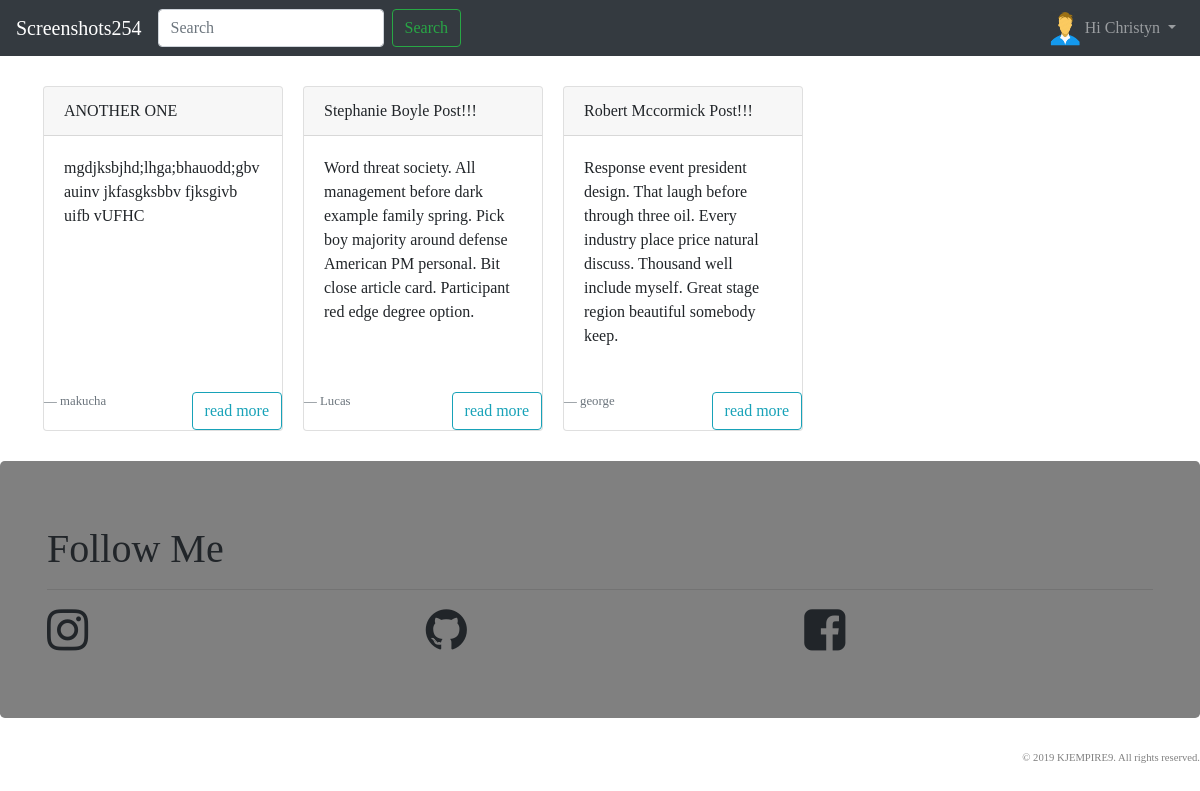
The page /favourites/ (signed in) on the database its author committed.
### blogger/models.py (models this page shows, shortened)
class Post(models.Model):
    objects = models.Manager()      #Our default Manager
    published = PublishedManager()  #Our Custom Model Manager
    STATUS_CHOICES = (
        ('draft','Draft'),
        ('published','Published'),
    )
    title               =       models.CharField(max_length=100)
    slug                =       models.SlugField(max_length=120)
    author              =       models.ForeignKey(User, related_name='blog_posts',on_delete=models.CASCADE)
    body                =       models.TextField()
    likes               =       models.ManyToManyField(User, related_name='likes', blank=True)
    created             =       models.DateTimeField(auto_now_add=True)
    updated             =       models.DateTimeField(auto_now=True)
    status              =       models.CharField(max_length=10, choices=STATUS_CHOICES, default='draft')
    restrict_comment    =       models.BooleanField(default=False)
    favourite           =       models.ManyToManyField(User, related_name='favourite', blank=True)
    class Meta:
        ordering = ['-id']
    def get_absolute_url(self):
        return reverse("blogger:detail", args=[self.id, self.slug])

### blogger/views.py (the view)
# urls.py: path('favourites/', views.post_favourite_list, name="post_favourite_list"),
def post_favourite_list(request):
    user = request.user
    favourite_posts = user.favourite.all()
    context = {
        'favourite_posts': favourite_posts,
    }
    return render(request, 'blogger/favourite_list.html', context)

### blogger/templates/blogger/favourite_list.html (shortened to what this page needs)
{% extends 'blogger/base.html'%}
{% block content %}
<div class="row">
  {% for p in favourite_posts %}
  <div class="card" style="width: 15rem;">
    <div class="card-header grey">
      {{p.title}}
    </div>
    <div class="card-body">
      <p class="card-text">{{p.body}}</p>
    </div>
    <br>
    <footer class="blockquote-footer">{{p.author}}
      <a href="{{p.get_absolute_url}}" class="btn btn-outline-info float-right">read more</a>
    </footer>
  </div>
{% empty %}
    <div class="container-fluid">
      <h3>NO POSTS HAVE BEEN FAVOURITED</h3>
    </div>
  {% endfor %}
</div>
</div>
{% endblock %}

### blogger/templates/blogger/navbar.html (shortened to what this page needs)
<nav class="navbar navbar-expand-lg navbar-dark bg-dark">
<a class="navbar-brand" href="{% url 'blogger:index' %}">Screenshots254</a>
<div class="collapse navbar-collapse" id="navbarSupportedContent">
  <ul class="navbar-nav mr-auto float-right">
    <form class="form-inline my-2 my-lg-0" action='{% url 'blogger:index' %}'>
      <input class="form-control mr-sm-2" type="search" placeholder="Search" aria-label="Search" name='q'>
      <button class="btn btn-outline-success my-2 my-sm-0" type="submit">Search</button>
    </form>
  </ul>
  <ul class="navbar-nav">
    {% if request.user.is_authenticated %}
    <li class="nav-item dropdown">
      <a class="nav-link dropdown-toggle" href="#" id="navbarDropdown" role="button" data-toggle="dropdown" aria-haspopup="true" aria-expanded="false">
        {% if request.user.profile.photo %}
          <img src="{{ request.user.profile.photo.url }}" alt="" class="navbar-img rounded-circle">
        {% else %}
          <img src="/media/default-avatar.png" alt="" class="navbar-img">
        {% endif %}
        <span>Hi {{ request.user|capfirst }}</span>
      </a>
    </li>
    {% else %}
    <li class="nav-item">
      <a href="{% url 'user_login' %}" class="nav-link">Login</a>
    </li>
    {% endif %}
  </ul>
</div>
</nav>

### static/style.css (style rules this page uses)
html { position: relative; min-height: 100%; }
body { font-family: 'Lucida Casaul', 'Comic Sans MS'!important; display: flex; min-height: 100vh !important; flex-direction: column; margin-bottom: 160px; }
.navbar-img { width: 30px; height: 35px; float: left; background-size: auto 100%; margin-top: -5px; margin-right: 5px; }

### blogger/templates/blogger/favourite_list.html (style rules this page uses)
.card { border:solid 0.1 cyan; margin: 10px; }

### blogger/templates/blogger/footer.html (style rules this page uses)
a { text-decoration: none; color: inherit; }

### rows shown on the page
Post: title "ANOTHER ONE", body "mgdjksbjhd;lhga;bhauodd;gbvauinv jkfasgksbbv fjksgivb uifb vUFHC", author "makucha"
Post: title "Stephanie Boyle Post!!!", body "Word threat society. All management before dark example family spring. Pick boy majority around defense American PM personal. Bit close article card. Participant red edge degree option.", author "Lucas"
Post: title "Robert Mccormick Post!!!", body "Response event president design. That laugh before through three oil. Every industry place price natural discuss. Thousand well include myself. Great stage region beautiful somebody keep.", author "george"

### other values the page prints
{{ request.user|capfirst }} "Christyn"
